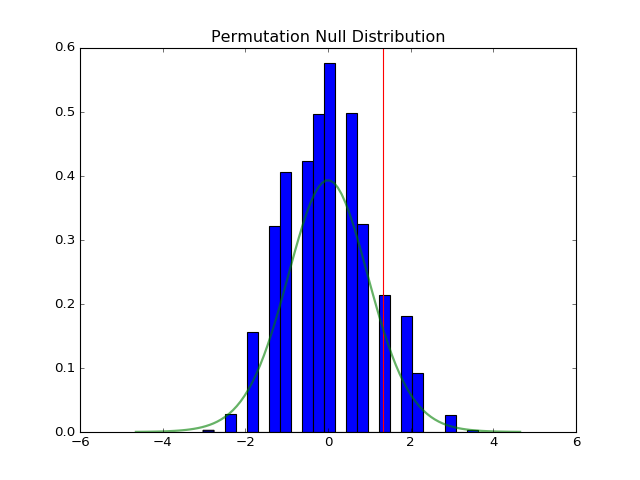

Generate this figure with Python:
p, t, distr = two_sample(maleid, femaleid, stat='t', reps=10000,
                         alternative='greater', keep_dist=True, seed=55)
n, bins, patches = plt.hist(distr, 25, histtype='bar', normed=True)
plt.title('Permutation Null Distribution')
# <matplotlib.text.Text object at ...>
plt.axvline(x=t, color='red')
# <matplotlib.lines.Line2D object at ...>
x = np.linspace(stats.t.ppf(0.0001, df),
      stats.t.ppf(0.9999, df), 100)
plt.plot(x, stats.t.pdf(x, df), lw=2, alpha=0.6)
# [<matplotlib.lines.Line2D object at ...>]
plt.show()
